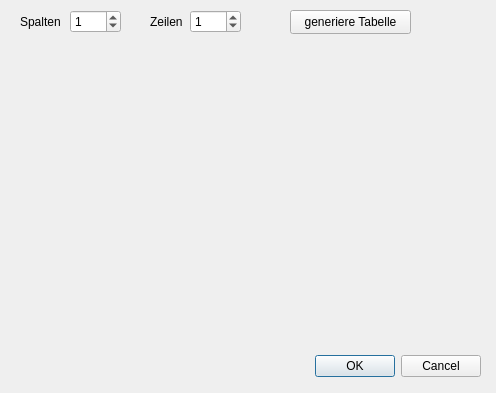
<?xml version="1.0" encoding="UTF-8"?>
<ui version="4.0">
 <class>Dialog</class>
 <widget class="QDialog" name="Dialog">
  <property name="geometry">
   <rect>
    <x>0</x>
    <y>0</y>
    <width>496</width>
    <height>393</height>
   </rect>
  </property>
  <property name="windowTitle">
   <string>Dialog</string>
  </property>
  <widget class="QDialogButtonBox" name="buttonBox">
   <property name="geometry">
    <rect>
     <x>140</x>
     <y>350</y>
     <width>341</width>
     <height>32</height>
    </rect>
   </property>
   <property name="orientation">
    <enum>Qt::Horizontal</enum>
   </property>
   <property name="standardButtons">
    <set>QDialogButtonBox::Cancel|QDialogButtonBox::Ok</set>
   </property>
  </widget>
  <widget class="QSpinBox" name="ColumnCount">
   <property name="geometry">
    <rect>
     <x>70</x>
     <y>10</y>
     <width>51</width>
     <height>23</height>
    </rect>
   </property>
   <property name="value">
    <number>1</number>
   </property>
  </widget>
  <widget class="QLabel" name="labelChapterCount">
   <property name="geometry">
    <rect>
     <x>20</x>
     <y>10</y>
     <width>74</width>
     <height>23</height>
    </rect>
   </property>
   <property name="text">
    <string>Spalten</string>
   </property>
  </widget>
  <widget class="QSpinBox" name="RowCount">
   <property name="geometry">
    <rect>
     <x>190</x>
     <y>10</y>
     <width>51</width>
     <height>23</height>
    </rect>
   </property>
   <property name="value">
    <number>1</number>
   </property>
  </widget>
  <widget class="QLabel" name="labelChapterCount_2">
   <property name="geometry">
    <rect>
     <x>150</x>
     <y>10</y>
     <width>74</width>
     <height>23</height>
    </rect>
   </property>
   <property name="text">
    <string>Zeilen</string>
   </property>
  </widget>
  <widget class="QPushButton" name="generateButton">
   <property name="geometry">
    <rect>
     <x>290</x>
     <y>10</y>
     <width>121</width>
     <height>24</height>
    </rect>
   </property>
   <property name="text">
    <string>generiere Tabelle</string>
   </property>
  </widget>
 </widget>
 <resources/>
 <connections>
  <connection>
   <sender>buttonBox</sender>
   <signal>accepted()</signal>
   <receiver>Dialog</receiver>
   <slot>accept()</slot>
   <hints>
    <hint type="sourcelabel">
     <x>248</x>
     <y>254</y>
    </hint>
    <hint type="destinationlabel">
     <x>157</x>
     <y>274</y>
    </hint>
   </hints>
  </connection>
  <connection>
   <sender>buttonBox</sender>
   <signal>rejected()</signal>
   <receiver>Dialog</receiver>
   <slot>reject()</slot>
   <hints>
    <hint type="sourcelabel">
     <x>316</x>
     <y>260</y>
    </hint>
    <hint type="destinationlabel">
     <x>286</x>
     <y>274</y>
    </hint>
   </hints>
  </connection>
 </connections>
</ui>
